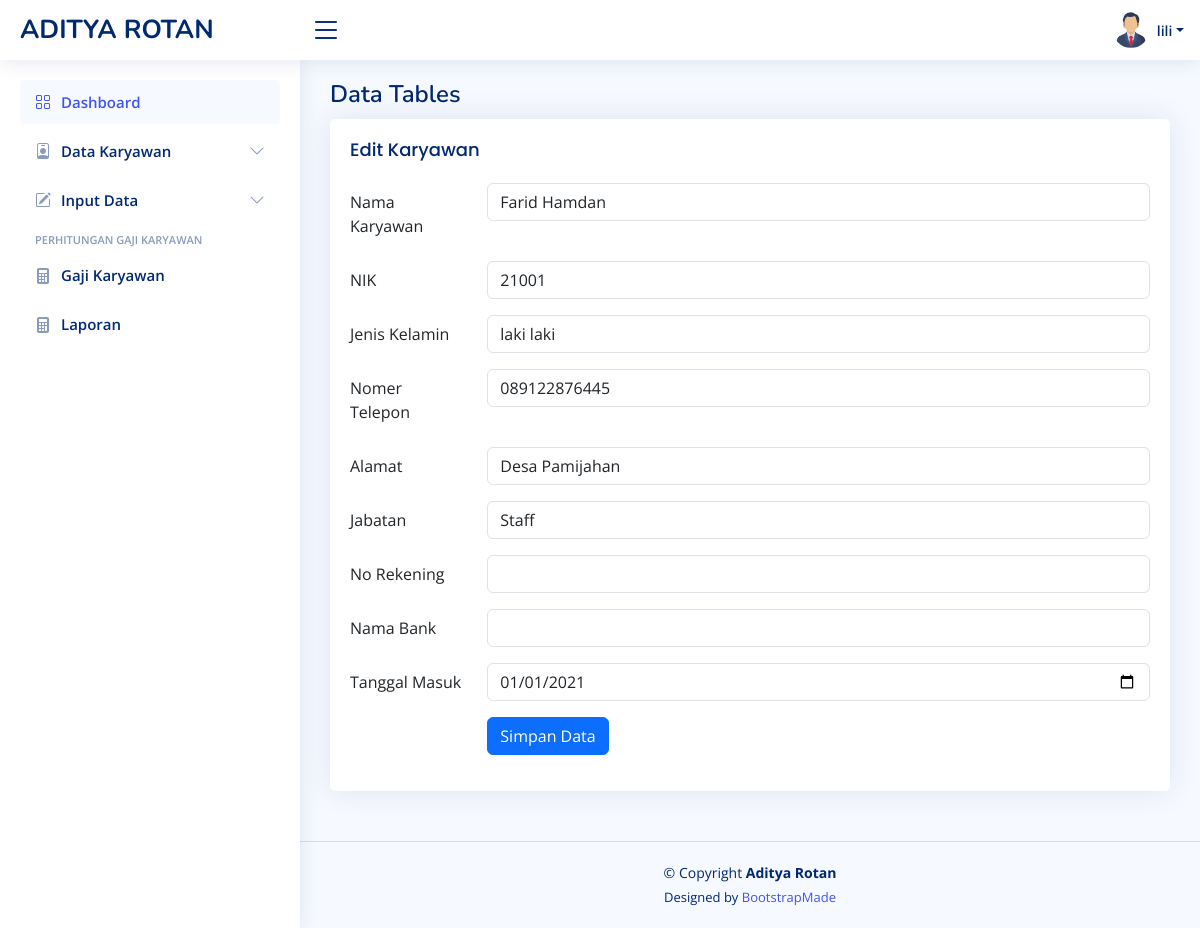
The page /update_karyawan.php?id=1&source=karyawan_lama (signed in) on the database its author committed.
### tables this page shows
CREATE TABLE `akun` (
  `id_user` int(5) NOT NULL,
  `username` varchar(100) NOT NULL,
  `email` varchar(100) NOT NULL,
  `password` varchar(100) NOT NULL,
  `photo` varchar(255) NOT NULL,
  `telp` varchar(13) NOT NULL
);

CREATE TABLE `karyawan` (
  `id_karyawan` int(5) NOT NULL,
  `nama_karyawan` varchar(100) NOT NULL,
  `NIK` varchar(25) NOT NULL,
  `jenis_kelamin` varchar(30) NOT NULL,
  `nomer_hp` varchar(13) NOT NULL,
  `alamat` varchar(150) NOT NULL,
  `jabatan` varchar(25) NOT NULL,
  `thn_masuk` date NOT NULL,
  `no_rek` varchar(50) NOT NULL,
  `bank` varchar(100) NOT NULL,
  `status` tinyint(1) NOT NULL
);

### update_karyawan.php (the view, shortened to what this page needs)
<?php
require 'function.php';
?>
<?php include "template/header.php"; ?>
<?php include "template/sidebar.php"; ?>
<main id="main" class="main">
    <div class="pagetitle">
        <h1>Data Tables</h1>
    </div>
    <section class="section">
        <div class="row">
            <div class="col-lg-12">
                <div class="card">
                    <div class="card-body">
                        <h5 class="card-title">Edit Karyawan</h5>
                        <?php
                        $id = $_GET['id'];
                        $data = "SELECT * FROM karyawan WHERE id_karyawan = '$id'";
                        $query = mysqli_query($conn, $data);
                        $d = mysqli_fetch_array($query);
                        ?>
                        <form action="" method="post">
                            <div class="row mb-3">
                                <label for="inputText" class="col-sm-2 col-form-label">Nama Karyawan</label>
                                <div class="col-sm-10">
                                    <input type="text" class="form-control" name="nama_karyawan" value="<?php echo $d['nama_karyawan']; ?>" required>
                                </div>
                            </div>
                            <div class="row mb-3">
                                <label for="inputText" class="col-sm-2 col-form-label">NIK</label>
                                <div class="col-sm-10">
                                    <input type="text" class="form-control" name="NIK" id="NIK" value="<?php echo $d['NIK']; ?>" required>
                                </div>
                            </div>
                            <div class="row mb-3">
                                <label for="inputText" class="col-sm-2 col-form-label">Jenis Kelamin</label>
                                <div class="col-sm-10">
                                    <input type="text" class="form-control" name="jenis_kelamin" value="<?php echo $d['jenis_kelamin']; ?>" required>
                                </div>
                            </div>
                            <div class="row mb-3">
                                <label for="inputText" class="col-sm-2 col-form-label">Nomer Telepon</label>
                                <div class="col-sm-10">
                                    <input type="text" class="form-control" name="nomer_hp" value="<?php echo $d['nomer_hp']; ?>" required>
                                </div>
                            </div>
                            <div class="row mb-3">
                                <label for="inputText" class="col-sm-2 col-form-label">Alamat</label>
                                <div class="col-sm-10">
                                    <input type="text" class="form-control" name="alamat" value="<?php echo $d['alamat']; ?>" required>
                                </div>
                            </div>
                            <div class="row mb-3">
                                <label for="inputText" class="col-sm-2 col-form-label">Jabatan</label>
                                <div class="col-sm-10">
                                    <input type="text" class="form-control" name="jabatan" value="<?php echo $d['jabatan']; ?>" required>
                                </div>
                            </div>
                            <div class="row mb-3">
                                <label for="inputText" class="col-sm-2 col-form-label">No Rekening</label>
                                <div class="col-sm-10">
                                    <input type="text" class="form-control" name="no_rek" value="<?php echo $d['no_rek']; ?>" required>
                                </div>
                            </div>
                            <div class="row mb-3">
                                <label for="inputText" class="col-sm-2 col-form-label">Nama Bank</label>
                                <div class="col-sm-10">
                                    <input type="text" class="form-control" name="bank" value="<?php echo $d['bank']; ?>" required>
                                </div>
                            </div>
                            <div class="row mb-3">
                                <label for="inputDate" class="col-sm-2 col-form-label">Tanggal Masuk</label>
                                <div class="col-sm-10">
                                    <input type="date" class="form-control" name="thn_masuk" value="<?php echo $d['thn_masuk']; ?>" required>
                                </div>
                            </div>
                            <div class="row mb-3">
                                <label for="inputText" class="col-sm col-form-label"></label>
                                <div class="col-sm-10">
                                    <button type="submit" name="submit" class="btn btn-primary">Simpan Data</button>
                                </div>
                            </div>
                        </form>
                    </div>
                </div>
            </div>
        </div>
    </section>
</main>
<?php include "template/footer.php"; ?>

### template/header.php (shortened to what this page needs)
<?php
include_once("koneksi.php");
$username = $_SESSION['username'];
$sql = "SELECT * FROM akun WHERE username = '$username'";
$query = mysqli_query($koneksi, $sql);
$akun = mysqli_fetch_assoc($query);
?>
<!DOCTYPE html>
<html lang="en">
  <head>
    <link href="assets/vendor/bootstrap/css/bootstrap.min.css" rel="stylesheet" />
    <link href="assets/vendor/bootstrap-icons/bootstrap-icons.css" rel="stylesheet" />
    <link href="assets/vendor/boxicons/css/boxicons.min.css" rel="stylesheet" />
    <link href="assets/vendor/quill/quill.snow.css" rel="stylesheet" />
    <link href="assets/vendor/quill/quill.bubble.css" rel="stylesheet" />
    <link href="assets/vendor/remixicon/remixicon.css" rel="stylesheet" />
    <link href="assets/vendor/simple-datatables/style.css" rel="stylesheet" />
    <link href="assets/css/style.css" rel="stylesheet" />
  </head>
  <body>
    <header id="header" class="header fixed-top d-flex align-items-center">
      <div class="d-flex align-items-center justify-content-between">
        <a href="index.html" class="logo d-flex align-items-center">
          <span class="d-none d-lg-block">ADITYA ROTAN</span>
        </a>
        <i class="bi bi-list toggle-sidebar-btn"></i>
      </div>
      <nav class="header-nav ms-auto">
        <ul class="d-flex align-items-center">
          <li class="nav-item dropdown pe-3">
            <a class="nav-link nav-profile d-flex align-items-center pe-0" href="#" data-bs-toggle="dropdown">
              <?php
              if ($akun['photo'] == "") {
              ?>
                  <img src="assets/img/user.png" alt="Profile.php" class="rounded-circle">
              <?php
              } else {
              ?>
                  <img src="assets/img/<?= $akun['photo'] ?>" alt="Profile.php" class="rounded-circle">
              <?php
              }
              ?>
              <span class="d-none d-md-block dropdown-toggle ps-2"><?= $username; ?></span> </a
            >
          </li>
        </ul>
      </nav>
    </header>

### assets/css/style.css (style rules this page uses)
:root { scroll-behavior: smooth; }
body { font-family: "Open Sans", sans-serif; background: #f6f9ff; color: #444444; }
a { color: #4154f1; text-decoration: none; }
h1, h2, h3, h4, h5, h6 { font-family: "Nunito", sans-serif; }
#main { margin-top: 60px; padding: 20px 30px; transition: all 0.3s; }
.pagetitle { margin-bottom: 10px; }
.pagetitle h1 { font-size: 24px; margin-bottom: 0; font-weight: 600; color: #012970; }
.card { margin-bottom: 30px; border: none; border-radius: 5px; box-shadow: 0px 0 30px rgba(1, 41, 112, 0.1); }
.card-title { padding: 20px 0 15px 0; font-size: 18px; font-weight: 500; color: #012970; font-family: "Poppins", sans-serif; }
.card-body { padding: 0 20px 20px 20px; }
.logo { line-height: 1; }
@media (min-width: 1200px) { .logo { width: 280px; } }
.logo span { font-size: 26px; font-weight: 700; color: #012970; font-family: "Nunito", sans-serif; }
.header { transition: all 0.5s; z-index: 997; height: 60px; box-shadow: 0px 2px 20px rgba(1, 41, 112, 0.1); background-color: #fff; padding-left: 20px; }
.header .toggle-sidebar-btn { font-size: 32px; padding-left: 10px; cursor: pointer; color: #012970; }
.header-nav ul { list-style: none; }
.header-nav > ul { margin: 0; padding: 0; }
.header-nav .nav-profile { color: #012970; }
.header-nav .nav-profile img { max-height: 36px; }
.header-nav .nav-profile span { font-size: 14px; font-weight: 600; }
@media (min-width: 1200px) { #main, #footer { margin-left: 300px; } }

### rows shown on the page
akun: photo (picture)
karyawan: nama_karyawan "Farid Hamdan", NIK "21001", jenis_kelamin "laki laki", nomer_hp "089122876445", alamat "Desa Pamijahan", jabatan "Staff", thn_masuk "01/01/2021"

### other values the page prints
$username "lili"
